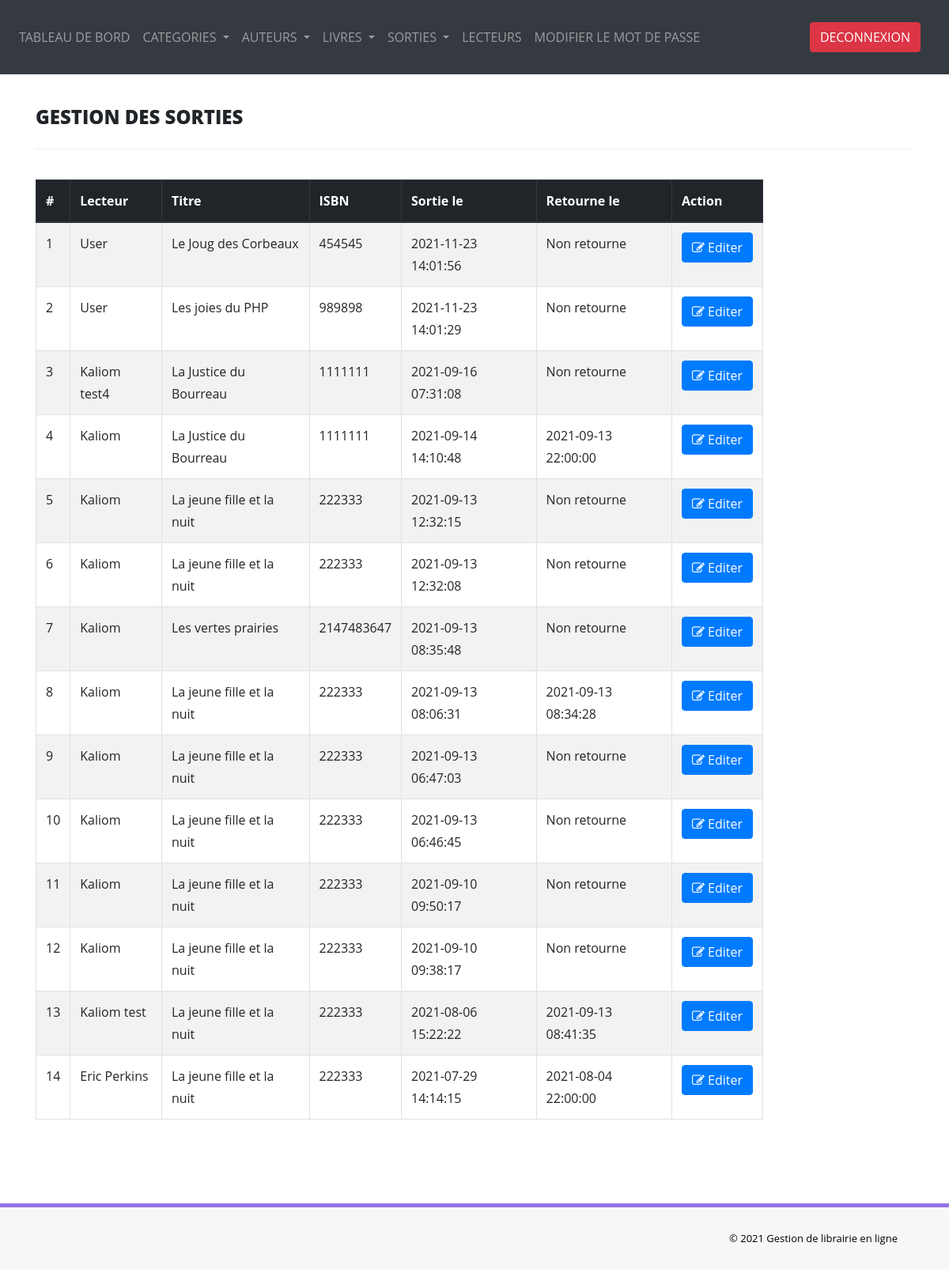
Screenshot of /admin/manage-issued-books.php (signed in) with the database file from the repository.
### tables this page shows
CREATE TABLE IF NOT EXISTS `tblissuedbookdetails` (
  `id` int(11) NOT NULL AUTO_INCREMENT,
  `BookId` int(11) DEFAULT NULL,
  `ReaderID` varchar(150) DEFAULT NULL,
  `IssuesDate` timestamp NULL DEFAULT CURRENT_TIMESTAMP,
  `ReturnDate` timestamp NULL DEFAULT NULL ON UPDATE CURRENT_TIMESTAMP,
  `ReturnStatus` int(11) DEFAULT NULL,
  `fine` int(11) DEFAULT NULL,
  PRIMARY KEY (`id`)
);

CREATE TABLE IF NOT EXISTS `tblreaders` (
  `id` int(11) NOT NULL AUTO_INCREMENT,
  `ReaderId` varchar(100) DEFAULT NULL,
  `FullName` varchar(120) DEFAULT NULL,
  `EmailId` varchar(120) DEFAULT NULL,
  `MobileNumber` char(11) DEFAULT NULL,
  `Password1` varchar(120) DEFAULT NULL,
  `Status` int(11) DEFAULT NULL,
  `RegDate` timestamp NULL DEFAULT CURRENT_TIMESTAMP,
  `UpdateDate` timestamp NULL DEFAULT NULL ON UPDATE CURRENT_TIMESTAMP,
  PRIMARY KEY (`id`)
);

CREATE TABLE IF NOT EXISTS `tblbooks` (
  `id` int(11) NOT NULL AUTO_INCREMENT,
  `BookName` varchar(255) DEFAULT NULL,
  `CatId` int(11) DEFAULT NULL,
  `AuthorId` int(11) DEFAULT NULL,
  `ISBNNumber` int(11) DEFAULT NULL,
  `BookPrice` int(11) DEFAULT NULL,
  `RegDate` timestamp NULL DEFAULT CURRENT_TIMESTAMP,
  `UpdationDate` timestamp NULL DEFAULT NULL ON UPDATE CURRENT_TIMESTAMP,
  `Image` varchar(255) DEFAULT NULL,
  PRIMARY KEY (`id`)
);

### admin/manage-issued-books.php (the view, shortened to what this page needs)
<?php
include('includes/config.php');
if(strlen($_SESSION['alogin'])==0) {
	header('location:../index.php');
} else {
	$sql = "SELECT tblreaders.FullName,
					tblbooks.BookName,
					tblbooks.ISBNNumber,
					tblissuedbookdetails.IssuesDate,
					tblissuedbookdetails.ReturnDate,
					tblissuedbookdetails.id as rid
			from tblissuedbookdetails
			join tblreaders on tblreaders.ReaderId=tblissuedbookdetails.ReaderId
			join tblbooks on tblbooks.ISBNNumber=tblissuedbookdetails.BookId
			order by tblissuedbookdetails.id desc";
	$query = $dbh -> prepare($sql);
	$query->execute();
	$results = $query->fetchAll(PDO::FETCH_OBJ);
}
?>
<!DOCTYPE html>
<html lang="FR">
<head>
    <link rel="stylesheet" href="https://maxcdn.bootstrapcdn.com/bootstrap/4.0.0/css/bootstrap.min.css">
    <link href="assets/css/font-awesome.css" rel="stylesheet" />
    <link href="assets/css/style.css" rel="stylesheet" />
</head>
<body>
<?php include('includes/header.php');?>
<div class="content-wrapper">
         <div class="container">
        	<div class="row pad-botm">
            <div class="col-md-12">
                <h4 class="header-line">Gestion des sorties</h4>
            </div>
		</div>
		<div class="row">
			<div class="col-md-10 col-sm-6 col-xs-12 col-md-offset-1">
				<div class="panel panel-info">
                <div class="row">
                <div class="col">
                <table class="table table-striped table-bordered table-hove" id="dataTables-example">
                                    <thead class="thead-dark">
                                        <tr>
                                            <th>#</th>
                                            <th>Lecteur</th>
                                            <th>Titre</th>
                                            <th>ISBN</th>
                                            <th>Sortie le</th>
                                            <th>Retourne le</th>
                                            <th>Action</th>
                                        </tr>
                                    </thead>
                                    <tbody>
									<?php
										if(count($results) > 0) {
											$cnt =1;
											foreach($results as $result) {?>
                                        <tr class="">
                                            <td class="center"><?php echo $cnt;?></td>
                                            <td class="center"><?php echo $result->FullName;?></td>
                                            <td class="center"><?php echo $result->BookName;?></td>
                                            <td class="center"><?php echo $result->ISBNNumber;?></td>
                                            <td class="center"><?php echo $result->IssuesDate;?></td>
                                            <td class="center"><?php if($result->ReturnDate=="") {
                                                echo "Non retourne";
                                            } else {
                                            	echo $result->ReturnDate;
											}
                                            ?>
                                            </td>
                                            <td class="center">
                                            	<a href="edit-issue-book.php?rid=<?php echo $result->rid;?>"><button class="btn btn-primary"><i class="fa fa-edit "></i> Editer</button></a>
                                            </td>
                                        </tr>
 										<?php $cnt++;
											}
										}  ?>
                                    </tbody>
                                </table>
            </div>
        </div>
                </div>
             </div>
        </div>
    </div>
</div>
 <?php include('includes/footer.php');?>
</body>
</html>

### admin/assets/css/style.css (style rules this page uses)
.content-wrapper { margin-top: 40px; min-height:800px; padding-bottom:90px; }
.header-line { font-weight:900; padding-bottom:25px; border-bottom:1px solid #eeeeee; text-transform:uppercase; }
.pad-botm { padding-bottom:30px; }

### rows the page displays
tblissuedbookdetails: tblreaders.FullName "User", tblbooks.BookName "Le Joug des Corbeaux", tblbooks.ISBNNumber "454545", IssuesDate "2021-11-23 14:01:56", shows "Non retourne"
tblissuedbookdetails: tblreaders.FullName "User", tblbooks.BookName "Les joies du PHP", tblbooks.ISBNNumber "989898", IssuesDate "2021-11-23 14:01:29", shows "Non retourne"
tblissuedbookdetails: tblreaders.FullName "Kaliom test4", tblbooks.BookName "La Justice du Bourreau", tblbooks.ISBNNumber "1111111", IssuesDate "2021-09-16 07:31:08", shows "Non retourne"
tblissuedbookdetails: tblreaders.FullName "Kaliom", tblbooks.BookName "La Justice du Bourreau", tblbooks.ISBNNumber "1111111", IssuesDate "2021-09-14 14:10:48", ReturnDate "2021-09-13 22:00:00"
tblissuedbookdetails: tblreaders.FullName "Kaliom", tblbooks.BookName "La jeune fille et la nuit", tblbooks.ISBNNumber "222333", IssuesDate "2021-09-13 12:32:15", shows "Non retourne"
tblissuedbookdetails: tblreaders.FullName "Kaliom", tblbooks.BookName "La jeune fille et la nuit", tblbooks.ISBNNumber "222333", IssuesDate "2021-09-13 12:32:08", shows "Non retourne"
tblissuedbookdetails: tblreaders.FullName "Kaliom", tblbooks.BookName "Les vertes prairies", tblbooks.ISBNNumber "2147483647", IssuesDate "2021-09-13 08:35:48", shows "Non retourne"
tblissuedbookdetails: tblreaders.FullName "Kaliom", tblbooks.BookName "La jeune fille et la nuit", tblbooks.ISBNNumber "222333", IssuesDate "2021-09-13 08:06:31", ReturnDate "2021-09-13 08:34:28"
tblissuedbookdetails: tblreaders.FullName "Kaliom", tblbooks.BookName "La jeune fille et la nuit", tblbooks.ISBNNumber "222333", IssuesDate "2021-09-13 06:47:03", shows "Non retourne"
tblissuedbookdetails: tblreaders.FullName "Kaliom", tblbooks.BookName "La jeune fille et la nuit", tblbooks.ISBNNumber "222333", IssuesDate "2021-09-13 06:46:45", shows "Non retourne"
tblissuedbookdetails: tblreaders.FullName "Kaliom", tblbooks.BookName "La jeune fille et la nuit", tblbooks.ISBNNumber "222333", IssuesDate "2021-09-10 09:50:17", shows "Non retourne"
tblissuedbookdetails: tblreaders.FullName "Kaliom", tblbooks.BookName "La jeune fille et la nuit", tblbooks.ISBNNumber "222333", IssuesDate "2021-09-10 09:38:17", shows "Non retourne"
tblissuedbookdetails: tblreaders.FullName "Kaliom test", tblbooks.BookName "La jeune fille et la nuit", tblbooks.ISBNNumber "222333", IssuesDate "2021-08-06 15:22:22", ReturnDate "2021-09-13 08:41:35"
tblissuedbookdetails: tblreaders.FullName "Eric Perkins", tblbooks.BookName "La jeune fille et la nuit", tblbooks.ISBNNumber "222333", IssuesDate "2021-07-29 14:14:15", ReturnDate "2021-08-04 22:00:00"
